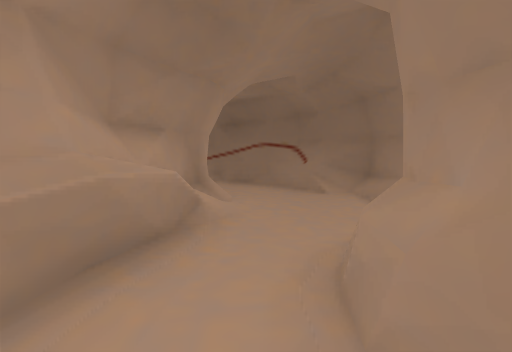
[1] (above)

18 first-person views from a walk through a robot-simulator world made for Gazebo. The camera is 0.94 m above the floor, tilts 4° down and sees 85° across. The floor is counted in squares, 1 m on a side. Each view is taken from the middle of a square. On the plan, view 1 faces up. The plan holds only what a view shows up to about 11 squares ahead; the rest is blank.

[2]
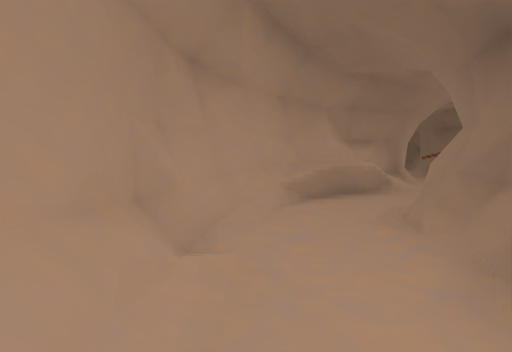

[3]
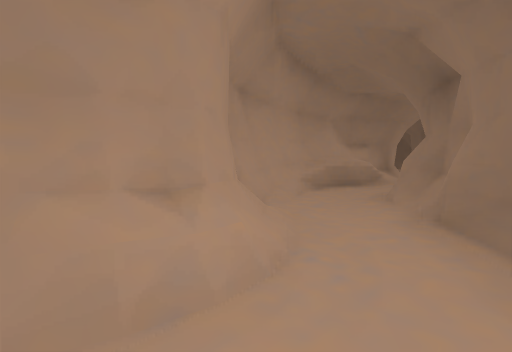

[4]
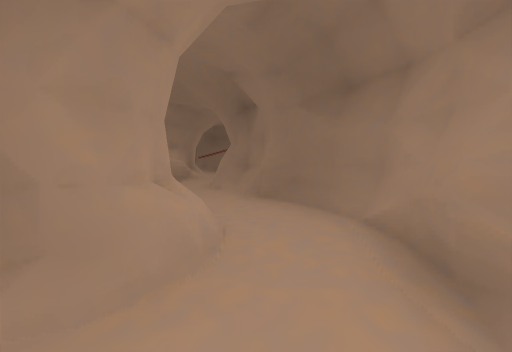

[5]
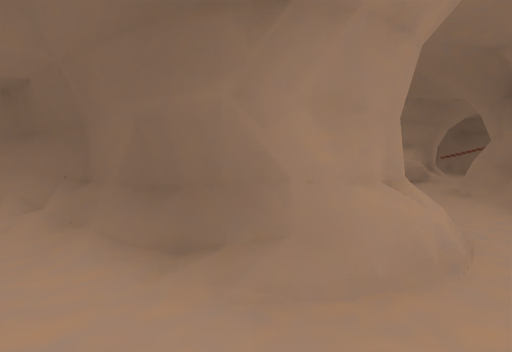

[6]
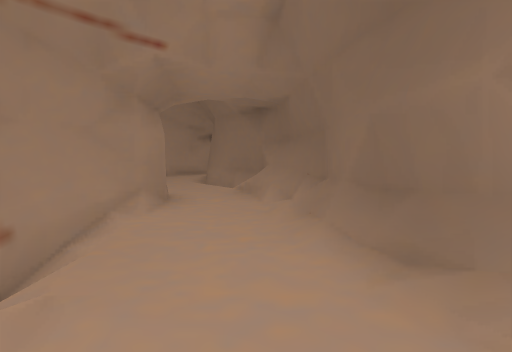

[7]
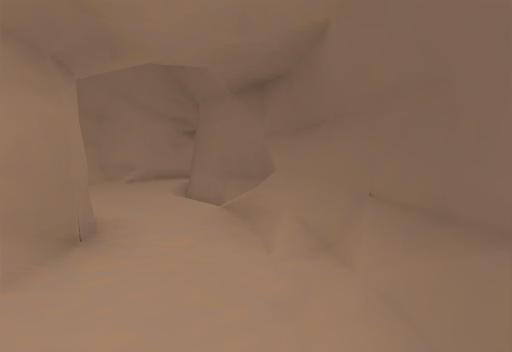

[8]
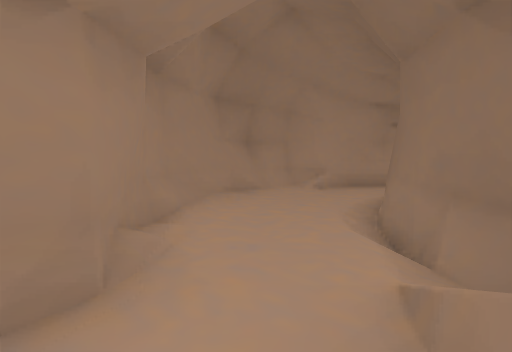

[9]
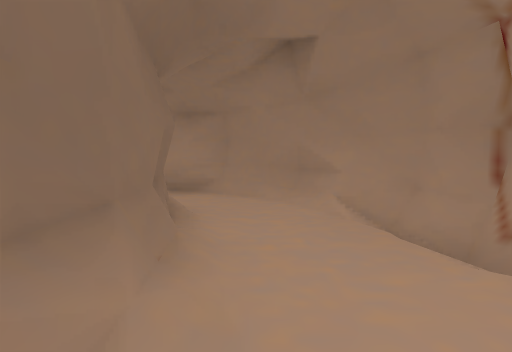

[10]
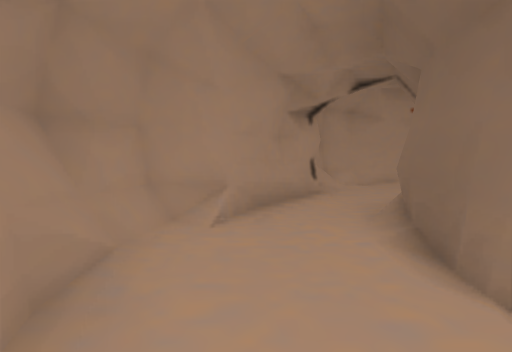

[11]
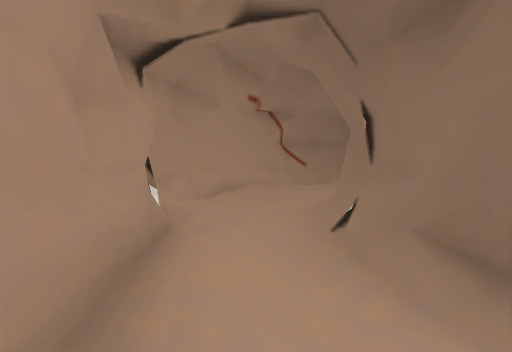

[12]
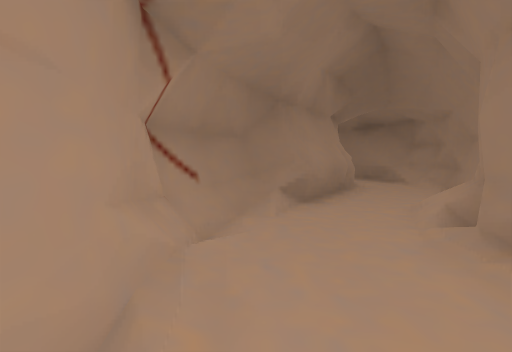

[13]
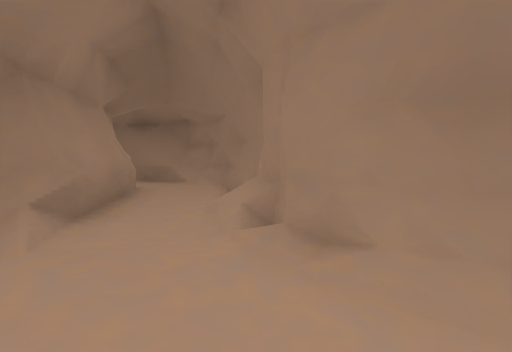

[14]
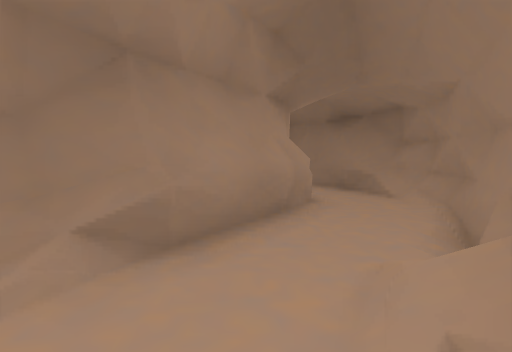

[15]
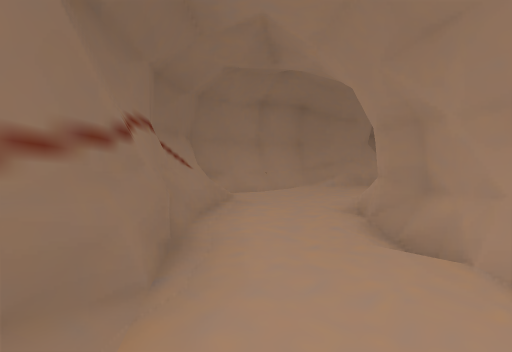

[16]
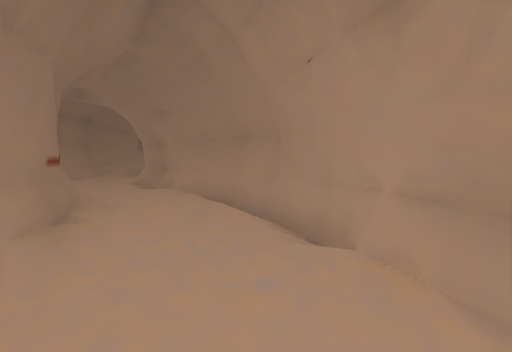

[17]
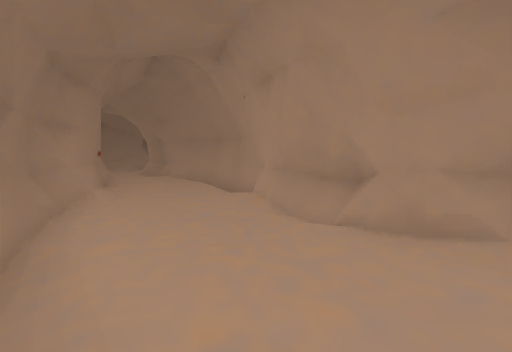

[18]
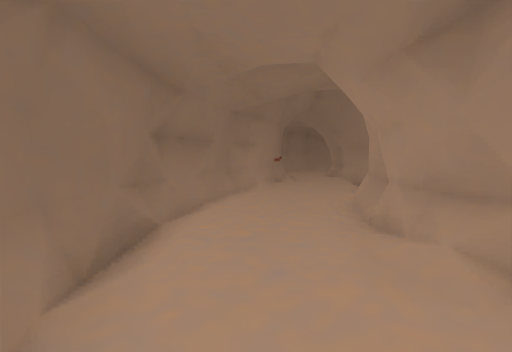

### Floor plan
Key: @ floor where view 1 was taken; # wall or solid block; . floor; / step, stairs or slope; = window, fence, low wall or low ledge; v drop or lower ground.
Columns run from 17 left of view 1 to 4 right of it. Each row starts with its distance up from view 1.
 20         ..##
 19         .../#
 18         ..../#
 17         ##...#v
 16          ##...#
 15          ##...#v
 14           ##..#v
 13            #...#
 12            #/..#
 11            #/../#
 10            ##/..##
  9             ##....#v
  8              ##...=#v
  7               ###../#
  6      #          #...#
  5      ##        ##...#v
  4      .##       ##...#v
  3      .##       #=.=##
  2     #..#       #=.#
  1    v#..#       #..#v
  0    #...#       #.@=#
 -1   ##..##       #/..#
 -2  ##../#        ##...#
 -3 #/../##         ##..#v
 -4 #...##           ##..#
 -5 #../#             #..#
 -6 #../#            ##..#
 -7 #../#      #######..#v
 -8 #...##   ####.......#
 -9 v=...## ##/......./#v
-10 v##...###/...##///#v
-11    #........# v###v
-12     ##.....#v
-13      v#..##v
-14       v##v

Where each view was taken, in squares from view 1:
view 1: 0 up, 0 right, facing up
view 2: 4 down, 2 right, facing up-left
view 3: 6 down, 3 right, facing up-left
view 4: 8 down, 2 right, facing up
view 5: 8 down, 2 right, facing up-left
view 6: 8 down, 2 right, facing left
view 7: 8 down, 1 left, facing left
view 8: 8 down, 4 left, facing down-left
view 9: 8 down, 4 left, facing right
view 10: 12 down, 7 left, facing left
view 11: 12 down, 11 left, facing up-left
view 12: 8 down, 16 left, facing up
view 13: 7 down, 16 left, facing up-right
view 14: 5 down, 14 left, facing up
view 15: 11 up, 3 left, facing down-right
view 16: 16 up, 5 left, facing down
view 17: 19 up, 6 left, facing down
view 18: 20 up, 9 left, facing down-right
